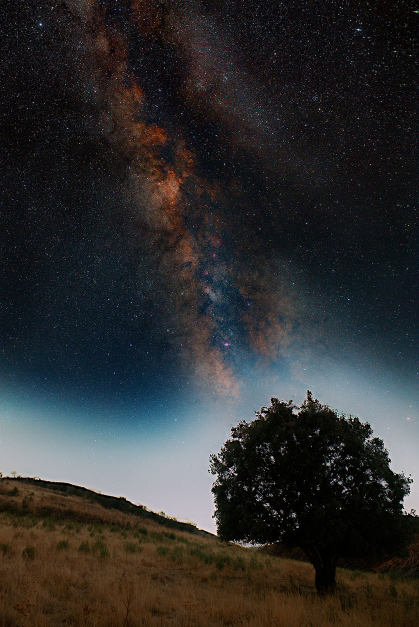
#> input picture gui/assets/showcase_milkyway.jpg, 838 x 1254 px (shown at 1/2 size)
$ python -i panorama.py   (imports and definitions only)   (older library calls are emulated)
#> lines starting #> are read from the running program, lines starting #| are printed output that depends on the picture; after the words box and inside, x2 and y2 are one past the last pixel; in counts of white or black regions, pixels touching at a corner belong together
### core/stacking.py
# core/stacking.py
import os

# Configuración de hilos OpenMP para LibRaw y bibliotecas numéricas nativas
os.environ.setdefault("OMP_NUM_THREADS", str(os.cpu_count() or 4))

import gc
import cv2
import numpy as np
import rawpy
import tifffile
import tempfile
import multiprocessing as mp
from concurrent.futures import ProcessPoolExecutor, ThreadPoolExecutor
from astropy.io import fits

# Aceleración nativa de CPU con Numba (fallback transparente a NumPy si no está disponible)
try:
    import numba
    from numba import njit, prange
    HAS_NUMBA = True
except ImportError:
    HAS_NUMBA = False

if HAS_NUMBA:
    @njit(fastmath=True)
    def _sort_inplace(arr):
        """Ordenamiento por inserción in-place ultrarrápido para vectores locales pequeños (N <= 100)."""
        n = len(arr)
        for i in range(1, n):
            key = arr[i]
            j = i - 1
            while j >= 0 and arr[j] > key:
                arr[j + 1] = arr[j]
                j -= 1
            arr[j + 1] = key

    @njit(parallel=True, fastmath=True, nogil=True)
    def _kappa_sigma_kernel_numba(data, kappa, weights):
        """
        Kernel compilado en LLVM para integración Kappa-Sigma con MAD en una sola pasada.
        Excluye valores inválidos (< 0.0) de suelo desplazado o bordes geométricos (Sequator freeze ground).
        data: shape (n_frames, total_items)
        """
        n_frames, total_items = data.shape
        out = np.empty(total_items, dtype=np.float32)

        for p in prange(total_items):
            cnt_val = 0
            for i in range(n_frames):
                if data[i, p] >= 0.0:
                    cnt_val += 1

            if cnt_val == 0:
                out[p] = 0.0
                continue

            v = np.empty(cnt_val, dtype=np.float32)
            idx = 0
            for i in range(n_frames):
                val = data[i, p]
                if val >= 0.0:
                    v[idx] = val
                    idx += 1

            # 2. Mediana local
            _sort_inplace(v)
            if cnt_val % 2 == 1:
                med = v[cnt_val // 2]
            else:
                med = 0.5 * (v[cnt_val // 2 - 1] + v[cnt_val // 2])

            # 3. Desviaciones absolutas respecto a la mediana
            d = np.empty(cnt_val, dtype=np.float32)
            for i in range(cnt_val):
                d[i] = abs(v[i] - med)

            # 4. MAD (Median Absolute Deviation)
            _sort_inplace(d)
            if cnt_val % 2 == 1:
                mad = d[cnt_val // 2]
            else:
                mad = 0.5 * (d[cnt_val // 2 - 1] + d[cnt_val // 2])

            sigma = 1.4826 * mad + 1e-6
            low = med - kappa * sigma
            high = med + kappa * sigma

            # 5. Promedio ponderado de valores válidos
            s = 0.0
            w_sum = 0.0
            for i in range(n_frames):
                val = data[i, p]
                if val >= 0.0 and low <= val <= high:
                    w = weights[i]
                    s += val * w
                    w_sum += w

            if w_sum > 0.0:
                out[p] = s / w_sum
            else:
                out[p] = med

        return out

    @njit(parallel=True, fastmath=True, nogil=True)
    def _percentile_kernel_numba(data, target_p):
        """Kernel compilado para cálculo exacto de percentil con exclusión de píxeles inválidos (< 0.0)."""
        n_frames, total_items = data.shape
        out = np.empty(total_items, dtype=np.float32)

        for p in prange(total_items):
            cnt_val = 0
            for i in range(n_frames):
                if data[i, p] >= 0.0:
                    cnt_val += 1

            if cnt_val == 0:
                out[p] = 0.0
                continue

            v = np.empty(cnt_val, dtype=np.float32)
            idx = 0
            for i in range(n_frames):
                val = data[i, p]
                if val >= 0.0:
                    v[idx] = val
                    idx += 1

            _sort_inplace(v)
            rank = (target_p / 100.0) * (cnt_val - 1)
            i0 = int(rank)
            i1 = min(i0 + 1, cnt_val - 1)
            frac = float(rank - i0)
            out[p] = v[i0] + frac * (v[i1] - v[i0])

        return out

    @njit(parallel=True, fastmath=True, nogil=True)
    def _median_kernel_numba(data):
        """Kernel compilado para cálculo rápido de mediana con exclusión de píxeles inválidos (< 0.0)."""
        n_frames, total_items = data.shape
        out = np.empty(total_items, dtype=np.float32)

        for p in prange(total_items):
            cnt_val = 0
            for i in range(n_frames):
                if data[i, p] >= 0.0:
                    cnt_val += 1

            if cnt_val == 0:
                out[p] = 0.0
                continue

            v = np.empty(cnt_val, dtype=np.float32)
            idx = 0
            for i in range(n_frames):
                val = data[i, p]
                if val >= 0.0:
                    v[idx] = val
                    idx += 1

            _sort_inplace(v)
            if cnt_val % 2 == 1:
                out[p] = v[cnt_val // 2]
            else:
                out[p] = 0.5 * (v[cnt_val // 2 - 1] + v[cnt_val // 2])

        return out

    # Calentamiento JIT anticipado con arrays mínimos de prueba
    try:
        _dummy = np.zeros((2, 2), dtype=np.float32)
        _kappa_sigma_kernel_numba(_dummy, 2.2, np.ones(2, dtype=np.float32))
        _percentile_kernel_numba(_dummy, 50.0)
        _median_kernel_numba(_dummy)
    except Exception:
        pass


# [481 lines left out: functions load_image_as_float32, get_image_dimensions, _median_stack_chunked, create_master_bias, create_master_dark, create_master_flat and 8 more, not called in this run]


class StorageModeDecision(tuple):
    """
    Decisión de estrategia de almacenamiento intermedio.
    Compatible tanto con desempaquetado de tupla (use_ram, description),
    acceso a propiedades (.use_ram, .description), como evaluación booleana (if decision:).
    """
    def __new__(cls, use_ram: bool, description: str):
        return super().__new__(cls, (use_ram, description))

    @property
    def use_ram(self) -> bool:
        return self[0]

    @property
    def description(self) -> str:
        return self[1]

    def __bool__(self) -> bool:
        return self[0]


# [411 lines left out: functions evaluate_storage_mode, align_single_light_task, _process_single_chunk_cpu, stream_stack_auto, compose_sky_ground_with_anti_ghosting, not called in this run]

### core/panorama.py
# core/panorama.py
"""
core/panorama.py - Módulo de Composición Panorámica y Mosaicos Nocturnos (Nightscape Stitcher).

Diseñado específicamente para fotografía de paisaje nocturno y astrofotografía:
1. Extracción de metadatos de paneles (focal, timestamp, ISO, orientación).
2. Detección y descripción de rasgos mejorada para astrofotografía (CLAHE + estirado asinh/gamma
   sobre una copia local para capturar tanto estrellas como relieves terrestres en sombras profundas).
3. Soporte nativo multifila (multi-row) mediante grafo 2D de conectividad y emparejamiento bidireccional.
4. Estimación robusta de homografías mediante RANSAC con umbrales adaptados a cielos oscuros.
5. Proyecciones cartográficas: Cilíndrica (Cylindrical), Esférica (Spherical) y Plana (Rectilinear/Plane).
6. Compensación de viñeteo / ganancia entre paneles y corrección de horizonte.
7. Fusión multicanal piramidal (Laplacian Multi-Band Blending) y degradado por mapa de distancias.
8. Algoritmo O(H x W) de Recorte Automático de Rectángulo Máximo Inscrito (Zero-border auto-crop).
9. Mantenimiento del flujo de trabajo de 16/32-bit float para exportación directa al Revelador.
"""

import os
import gc
import json
import time
import tempfile
import shutil
from typing import Optional, List, Tuple, Dict, Any, Callable
from dataclasses import dataclass, field

import cv2
import numpy as np
import tifffile
from PIL import Image, ExifTags
from scipy.spatial import cKDTree

from core.stacking import load_image_as_float32, get_image_dimensions


@dataclass
class PanoramaPanelMetadata:
    """Metadatos de cada tesela o panel que compone la panorámica."""
    filepath: str
    filename: str
    index: int = 0
    row: int = 0
    col: int = 0
    width: int = 0
    height: int = 0
    focal_length_mm: Optional[float] = None
    iso: Optional[int] = None
    exposure_s: Optional[float] = None
    time_str: str = "--:--:--"
    timestamp: float = 0.0
    is_included: bool = True


@dataclass
class PanoramaSettings:
    """Configuración del proceso de cosido panorámico."""
    projection: str = "spherical"          # "spherical", "cylindrical", "plane"
    astro_mode: bool = True                # Pre-realce CLAHE para cielo oscuro y suelo
    confidence_thresh: float = 0.45        # Umbral de confianza / Lowe ratio (0.3 a 0.8)
    min_inliers: int = 6                   # Mínimo número de puntos coincidentes (6 para noche)
    blend_mode: str = "multiband"          # "multiband" (pirámide laplaciana), "feather" (degradado suave)
    blend_bands: int = 5                   # Niveles de la pirámide laplaciana (5 para transición imperceptible)
    exposure_comp: bool = True             # Compensación de ganancia / viñeteo
    wave_correction: bool = True           # Nivelación horizontal de horizonte
    auto_crop: bool = True                 # Recorte automático del rectángulo máximo inscrito
    layout_mode: str = "auto"              # "auto" (grafo 2D) o "grid" (asistente matriz MxN)
    grid_rows: int = 1
    grid_cols: int = 1
    focal_length_override: Optional[float] = None  # Focal en mm si no está en EXIF
    burst_stacking: bool = False           # Activar apilado previo por panel
    shots_per_panel: int = 0               # 0 = auto por tiempo, >0 = tomas fijas por panel
    mount_mode: str = "tripod"             # "tripod" (trípode fijo) o "tracker" (star tracker)
    use_auto_mask: bool = True             # Desacoplamiento cielo/suelo con auto-máscara IA y anti-ghosting
    vignette_amount: float = 0.5           # Fuerza de compensación de viñeteo (0.0 a 1.0)
    star_matching: bool = True             # Alineación guiada por identificación de estrellas (asterismos)
    arch_curvature: float = 0.0            # Deformación de arco / curvatura de horizonte (-0.25 a +0.25)


@dataclass
class PanoramaResult:
    """Resultado del cosido panorámico."""
    image: np.ndarray                      # Imagen cosida completa float32 RGB [0.0, 1.0]
    cropped_image: Optional[np.ndarray]    # Imagen tras auto-recorte (o None si no aplica)
    crop_rect: Optional[Tuple[int, int, int, int]]  # (x, y, w, h)
    mask: np.ndarray                       # Máscara binaria del área cosida (uint8 0/255)
    panels_stitched: int
    total_panels: int
    resolution: Tuple[int, int]            # (ancho, alto)
    projection: str
    processing_time_s: float
    message: str = "Éxito"


# [254 lines left out: functions extract_panel_metadata, extract_astro_features, find_maximum_inscribed_rectangle, warp_image_cylindrical, warp_image_spherical, not called in this run]


def extract_bright_stars(
    image: np.ndarray,
    max_stars: int = 70,
    min_distance: int = 12
) -> np.ndarray:
    """
    Detecta y extrae centroides subpíxel de las estrellas más brillantes.
    Aísla fuentes puntuales mediante filtrado morfológico Top-Hat y suprime
    nebulosas, gradientes y paisaje terrestre.
    Retorna un array (N, 2) de coordenadas [x, y].
    """
#> called with max_stars = 70, min_distance = 12
    if image.ndim == 3:
        gray = cv2.cvtColor(image, cv2.COLOR_RGB2GRAY)
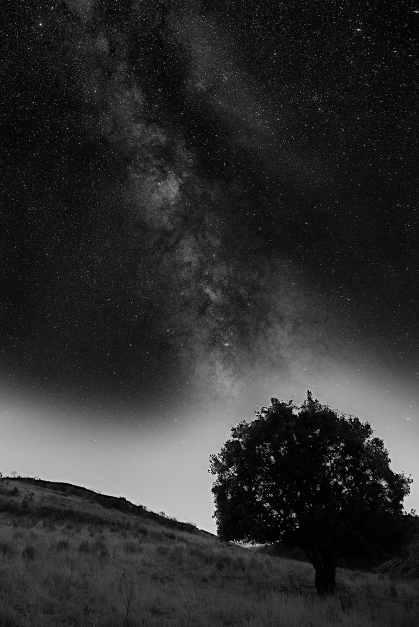
#> gray: shape (1254, 838) (shown at 1/2 size); min 0, max 254, mean 46.3
    else:
        gray = image

    if gray.dtype != np.uint8:
        gray_u8 = (np.clip(gray, 0.0, 1.0) * 255.0).astype(np.uint8)
    else:
        gray_u8 = gray

    k_tophat = cv2.getStructuringElement(cv2.MORPH_ELLIPSE, (7, 7))
    tophat = cv2.morphologyEx(gray_u8, cv2.MORPH_TOPHAT, k_tophat)
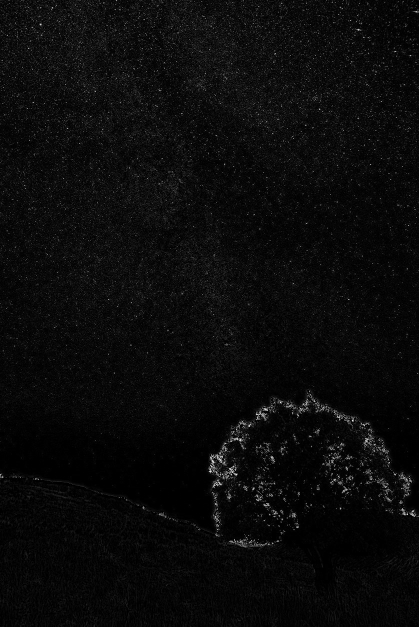
#> tophat: shape (1254, 838) (shown at 1/2 size); min 0, max 251, mean 10.4

    p_thresh = max(18, int(np.percentile(tophat, 98.8)))
#> p_thresh = 71
    _, thresh_img = cv2.threshold(tophat, p_thresh, 255, cv2.THRESH_TOZERO)
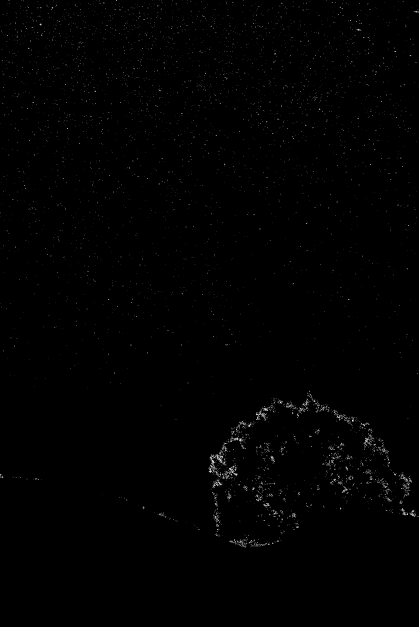
#> thresh_img: shape (1254, 838) (shown at 1/2 size); min 0, max 251, mean 1.3

    dil = cv2.dilate(thresh_img, cv2.getStructuringElement(cv2.MORPH_RECT, (3, 3)))
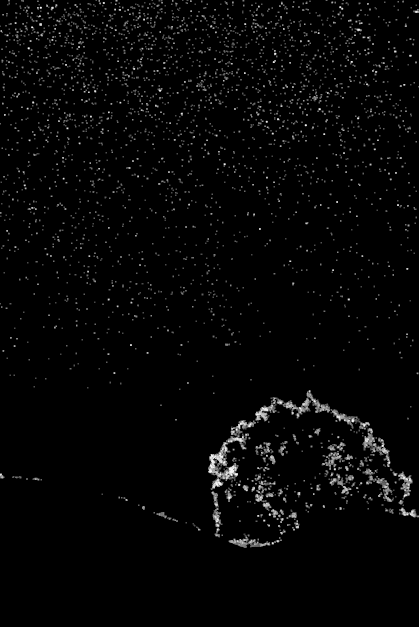
#> dil: shape (1254, 838) (shown at 1/2 size); min 0, max 251, mean 5.9
    peaks = (thresh_img == dil) & (thresh_img > 0)
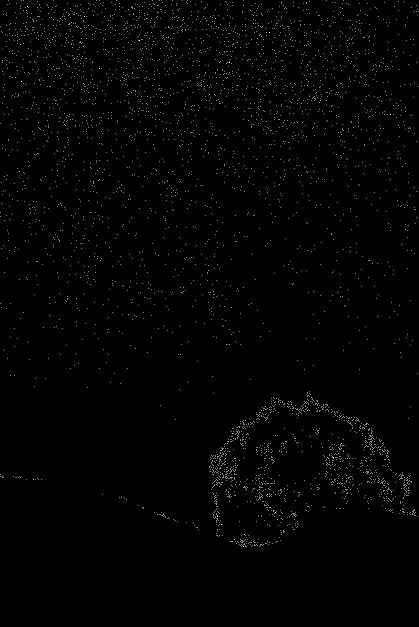
#> peaks: shape (1254, 838) bool (shown at 1/2 size); 0.43% white in thin lines or dots, all inside (x1, y1, x2, y2) = (0, 0, 838, 1094)
    ys, xs = np.where(peaks)
#> ys = 4509 values from 0 to 1093; xs = 4509 values, max 837 at index 170, min 0 at index 406, mean 456.5

    if len(xs) < 4:
        p_thresh = max(10, int(np.percentile(tophat, 97.0)))
        _, thresh_img = cv2.threshold(tophat, p_thresh, 255, cv2.THRESH_TOZERO)
        dil = cv2.dilate(thresh_img, cv2.getStructuringElement(cv2.MORPH_RECT, (3, 3)))
        peaks = (thresh_img == dil) & (thresh_img > 0)
        ys, xs = np.where(peaks)
        if len(xs) < 4:
            return np.empty((0, 2), dtype=np.float32)

    intensities = tophat[ys, xs]
#> intensities = 4509 values, max 251 at index 3126, min 72 at index 30, mean 117.2
    sort_idx = np.argsort(intensities)[::-1]
#> sort_idx = 4509 values, max 4508 at index 2237, min 0 at index 2064, mean 2254
    xs, ys = xs[sort_idx], ys[sort_idx]
#> xs = 4509 values, max 837 at index 1065, min 0 at index 1402, mean 456.5; ys = 4509 values, max 1093 at index 1689, min 0 at index 1859, mean 491.5

    selected = []
    min_dist_sq = min_distance * min_distance
    for x, y in zip(xs, ys):
        too_close = False
        for sx, sy in selected:
            if (x - sx) ** 2 + (y - sy) ** 2 < min_dist_sq:
                too_close = True
                break
        if not too_close:
            selected.append((float(x), float(y)))
            if len(selected) >= max_stars:
                break
#> this loop made 141 passes
#> (x, y) on passes 1 to 12: (705, 841), (463, 949), (600, 816), (473, 859), (464, 938), (57, 96), (471, 948), (421, 942), (421, 931), (424, 921), (435, 1038), (473, 948)
#> after the loop, selected = 70 pairs, first value 1 to 833, second value 14 to 1086

    if len(selected) < 4:
        return np.empty((0, 2), dtype=np.float32)

    pts = np.array(selected, dtype=np.float32).reshape(-1, 1, 2)
#> pts = 70 rows, first 8: [705, 841], [463, 949], [600, 816], [473, 859], [57, 96], [421, 942], [424, 921], [435, 1038]
    criteria = (cv2.TERM_CRITERIA_EPS + cv2.TERM_CRITERIA_MAX_ITER, 30, 0.01)
    refined = cv2.cornerSubPix(gray_u8, pts, (3, 3), (-1, -1), criteria)
#> refined = 70 rows, first 8: [706, 843.5], [464.3, 946.5], [599.6, 816.3], [473, 859], [56.68, 96.31], [423, 941], [423.2, 918.4], [436, 1040.4]
    return refined.reshape(-1, 2)


# [1414 lines left out: functions build_star_asterisms, match_star_asterisms, estimate_camera_rotation_from_stars, _find_reachable_nodes, _level_and_center_rotations, apply_arch_curvature_deformation and 10 more, not called in this run]

>>> import cv2
>>> picture = cv2.cvtColor(cv2.imread('../gui/assets/showcase_milkyway.jpg'), cv2.COLOR_BGR2RGB)
>>> result = extract_bright_stars(picture)
#> result = 70 pairs, first value 2.85 to 833, second value 13.59 to 1085.6
